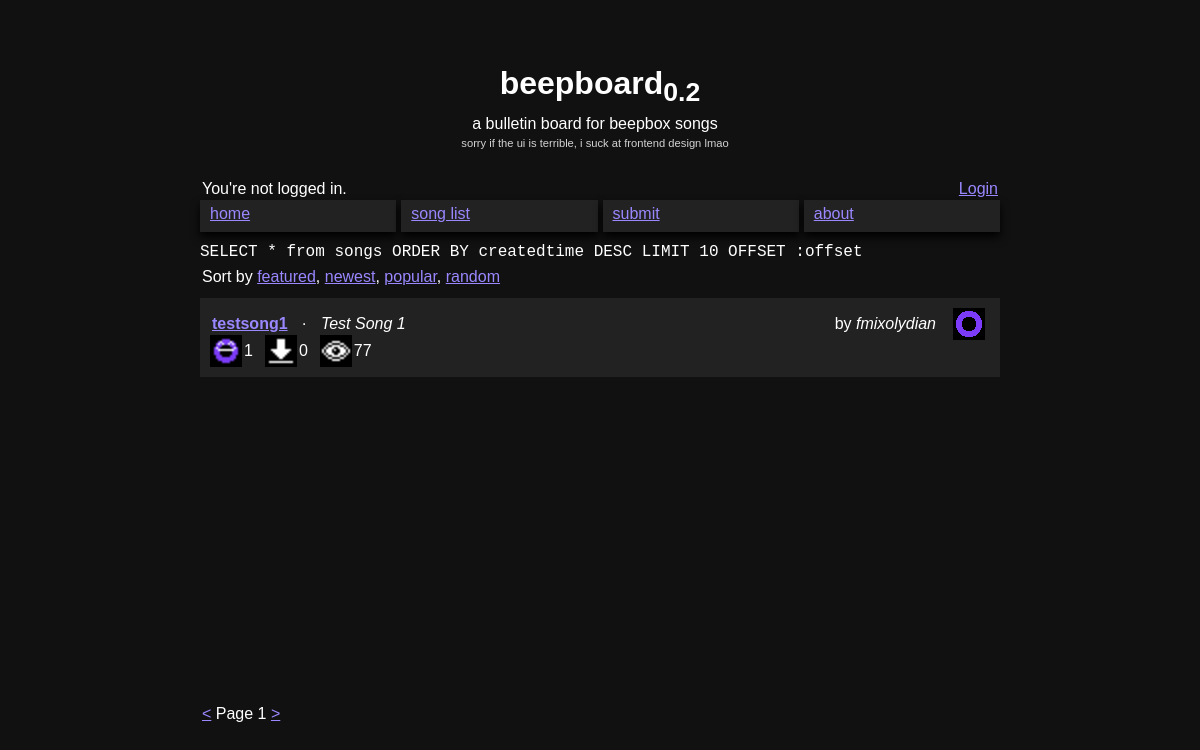
Page /songs.php on the earlier database version.
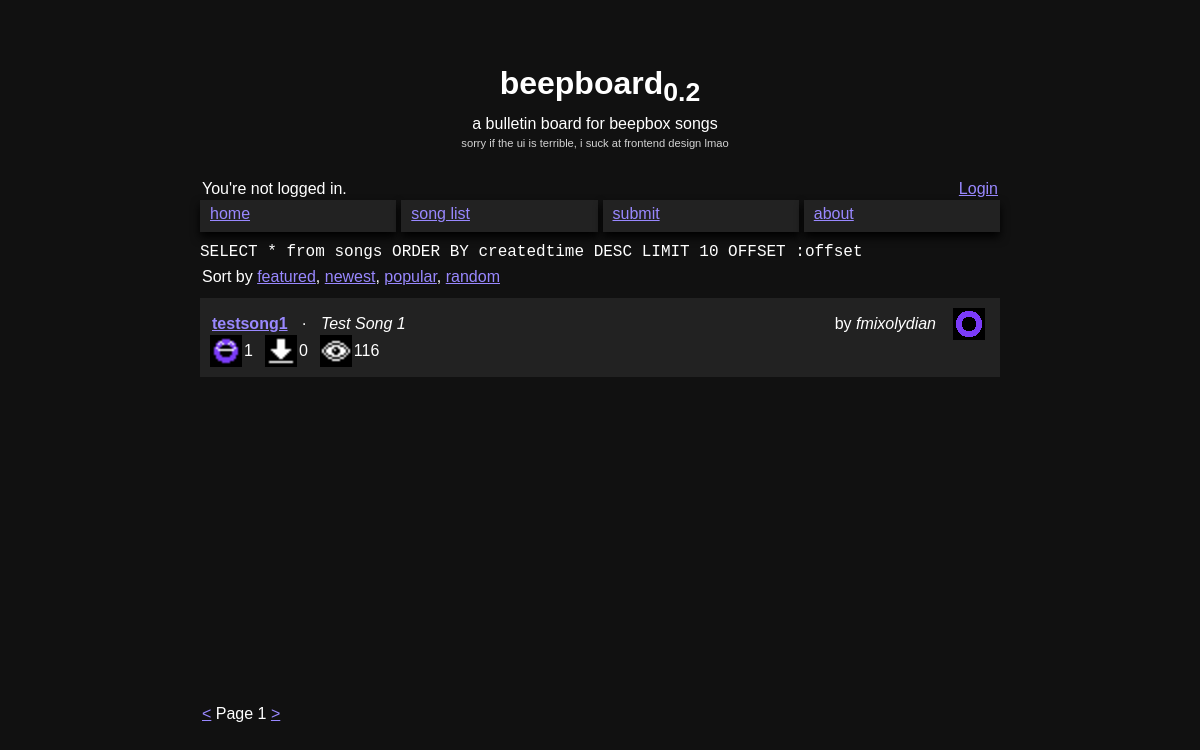
Same page on the later database version.
### tables this page shows
CREATE TABLE "songs" (
	"songid"	TEXT NOT NULL UNIQUE,
	"authorid"	TEXT NOT NULL,
	"views"	INTEGER NOT NULL DEFAULT 0,
	"likes"	INTEGER NOT NULL DEFAULT 0,
	"downloads"	INTEGER NOT NULL DEFAULT 0,
	"songurl"	TEXT NOT NULL,
	"createdtime"	INTEGER,
	"tags"	TEXT,
	"name"	TEXT,
	"summary"	TEXT,
	"featured"	INTEGER NOT NULL DEFAULT 0,
	"description"	TEXT,
	PRIMARY KEY("songid")
);

CREATE TABLE "users" (
	"userid"	TEXT NOT NULL UNIQUE,
	"pfpurl"	TEXT,
	"bio"	TEXT,
	"createdtime"	INTEGER NOT NULL,
	"username"	TEXT NOT NULL,
	"password"	TEXT NOT NULL,
	"token"	TEXT,
	PRIMARY KEY("userid")
);

### functions.php (called while the page is built, shortened)
<?php
	if (!defined('BB_IMPORTED')) {
		$db = new SQLite3(DB_PATH);
		function BB_sqlStatement($statement, $params) {
			global $db;
			$st = $db->prepare($statement);
			foreach ($params as $param => $value) {
				$st->bindValue($param, $value);
			}
			return $st->execute();
		}
	}
?>

### public/songs.php (the view, shortened to what this page needs)
<?php
require '../header.php';
$statement = "SELECT * from songs ";
$statement_footer = " LIMIT 10 OFFSET :offset";
switch ($_GET['sort']) {
	case 'newest':
		$statement .= "ORDER BY createdtime DESC";
		break;
}
$statement .= $statement_footer;
echo "<code>$statement</code>";
$q = BB_sqlStatement($statement, array(':offset' => $_GET['after']));
?>
			<p>Sort by <a href="/songs.php?sort=featured">featured</a>,
			           <a href="/songs.php?sort=newest">newest</a>,
			           <a href="/songs.php?sort=popular">popular</a>,
			           <a href="/songs.php?sort=random">random</a>
			           </p>
			<div class="songs">
<?php
while ($result = $q->fetchArray(SQLITE3_ASSOC)) {
	$username = $db->querySingle('SELECT username FROM users WHERE userid = \'' .
		$result['authorid'] . '\'');
	echo '
<article>
	<div class="SongMeta">
		<div class="horizontal">
			<p class="SongName"><a href="/viewsong.php?id=' . $result['songid'] . '">' .
				htmlentities($result['name']) . '</a></p>
			<p> · </p>
			<p class="SongDesc">' . htmlentities($result['summary']) . '</p>
		</div>
		<div class="horizontal">
			<img class="SongInteract" src="/assets/likes.png">
			<p class="SongCounter">' . htmlentities($result['likes']) . '</p>
			<img class="SongInteract" src="/assets/downloads.png">
			<p class="SongCounter">' . htmlentities($result['downloads']) . '</p>
			<img class="SongInteract" src="/assets/views.png">
			<p class="SongCounter">' . htmlentities($result['views']) . '</p>
		</div>
	</div>
	<div class="SongData">
		<div class="Platforms">
			<p> by <em class="SongAuthor">' . htmlentities($username) . '</em></p>
			<a target=_blank href="/api/downloadsong.php?id=' . $result['songid'] . '">
				<img class="SongPlatform" src="/assets/beepbox.png"/>
			</a>
		</div>
	</div>
</article>
';
}
?>
			</div>
			<footer>
				<p><a href=<?='songs.php?sort='.max($_GET['sort'].'&after='.($_GET['after']-10), 0) ?>>&lt;</a>
					Page <?= $_GET['after'] / 10 + 1 ?>
					<a href=<?='songs.php?sort='.$_GET['sort'].'&after='.($_GET['after']+10) ?>>&gt;</a></p>
			</footer>
		</main>
	</body>
</html>

### header.php (shortened to what this page needs)
<?php
	require 'functions.php';
	if (array_key_exists('token', $_COOKIE)) {
		$data = BB_getUserdataByToken($_COOKIE['token']);
	} else {
		$data = null;
	}
?>
<!DOCTYPE html>
<html>
	<head>
		<link rel="stylesheet" href="/style.css">
	</head>
	<body>
		<main>
			<header>
				<h1>beepboard<sub>0.2</sub></h1>
				<p>a bulletin board for beepbox songs<br>
				<small>sorry if the ui is terrible, i suck at frontend design lmao</small></p>
			</header>
			<div class="HeadInfo">
<div class="left">
	<?php
		if ($data) {
			echo "<p>" . $data['username'] . "</p>";
		} else {
			echo "<p>You're not logged in.</p>";
		}
	?>
</div>
<div class="right">
	<?php
		if ($data) {
			echo "<p><a href='/api/logout.php'>Logout</a></p>";
		} else {
			echo "<p><a href='/login.php'>Login</a></p>";
		}
	?>
</div>
			</div>
			<nav>
				<a href="/index.php">home</a>
				<a href="/songs.php">song list</a>
				<a href="/submit.php">submit</a>
				<a href="/about.php">about</a>
			</nav>

### public/style.css (style rules this page uses)
body { background-color: #111; font-family: 'B612', helvetica, sans-serif; color: white; font-size: 12pt; animation-name: load; }
main { width: 800px; padding: 5px; min-height: 600px; margin-left: auto; margin-right: auto; margin-top: 60px; }
header { width: 800px; margin-bottom: 20px; overflow-y: visible; text-align: center; }
nav { display: flex; flex-direction: row; margin: 0px; padding: 0px; display: flex; height: 32px; gap: 5px; flex: 1; margin-bottom: 10px; }
nav a { list-style-type: none; flex: 1; background-color: #222; padding: 5px; padding-left: 10px; box-shadow: 0px 5px 10px black; }
.songs { margin-top: 10px; display: flex; flex-direction: column; gap: 5px; min-height: 400px; }
.songs article { padding: 10px; background-color: #222; display: flex; }
h1 { margin: 0px; }
p { margin: 0px; margin-top: 5px; padding: 2px; margin-right: 10px; }
img { image-rendering: -moz-crisp-edges; image-rendering: crisp-edges; }
a { color: #9988ff; }
.SongName { font-weight: bold; }
.Platforms { display: flex; flex-direction: row; gap: 5px; }
.SongPlatform { width: 32px; height: 32px; margin-right: 5px; }
.SongDesc { font-style: italic; overflow-wrap: break-word; margin-right: 10px; max-width: 400px; }
.SongMeta { display: flex; flex-direction: column; }
.SongData { display: flex; flex-direction: column; margin-left: auto; }
.SongInteract { width: 32px; height: 32px; }
.SongCounter { margin-right: 10px; }
.horizontal { display: flex; flex-direction: row; }
small { color: lightgray; font-size: 0.7em; }
.HeadInfo { display: flex; flex-direction: row; }
.HeadInfo .left { flex: 1; text-align: left; }
.HeadInfo .right { flex: 1; text-align: right; }
.HeadInfo .left p { margin-left: 0px; margin-right: 5px; }
.HeadInfo .right p { margin-left: 5px; margin-right: 0px; }

### header.php (style rules this page uses)
body { background-color: #111; }

Differences in the rows shown:
changed songs "testsong1": views "77" → "116"
